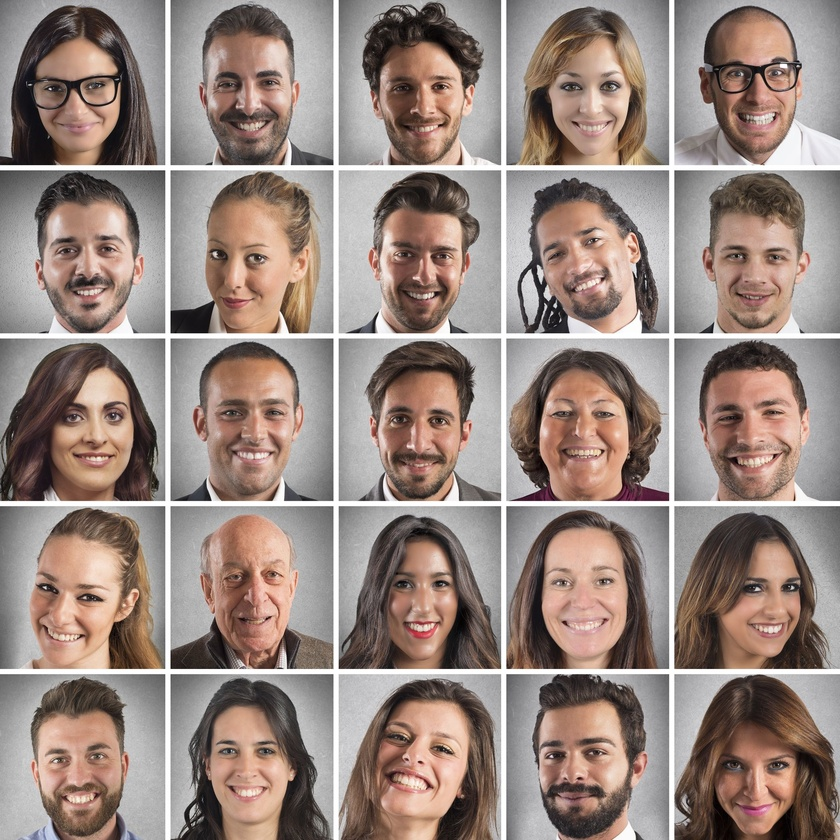
#> input picture pp.jpg, 840 x 840 px, shrunk from 2048 x 2048 before the run
$ python image_face.py
#> lines starting #> are read from the running program, lines starting #| are printed output that depends on the picture; after the words box and inside, x2 and y2 are one past the last pixel; in counts of white or black regions, pixels touching at a corner belong together
import cv2

#Create a CascadeClassifier Object:
face_cascade = cv2.CascadeClassifier('haarcascade_frontalface_default.xml')

#Reading the image as it is:
img= cv2.imread("pp.jpg")
#> img is the input picture: shape (840, 840, 3); mean B, G, R 128.2, 135.6, 152.4

#Reading the image as GrayScale:
gray_img = cv2.cvtColor(img, cv2.COLOR_BGR2GRAY)
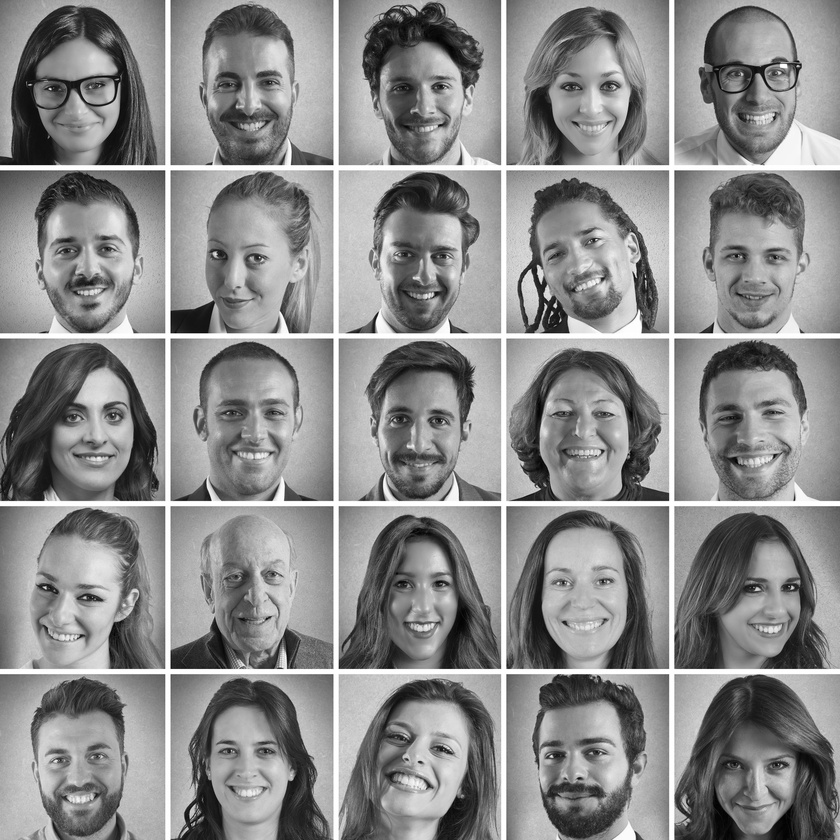
#> gray_img: shape (840, 840); min 0, max 255, mean 139.8

#Search co-ordinates of the image:
faces=face_cascade.detectMultiScale(gray_img, 1.1, 4)
#> faces = 25 rows, first 6: [730, 557, 85, 85], [24, 43, 109, 109], [376, 45, 104, 104], [196, 712, 103, 103], [701, 215, 107, 107], [43, 375, 105, 105]

print(type(faces))
#| <class 'numpy.ndarray'>
print(faces)
#> (printed output is left out)

for x,y,w,h in faces:
    img= cv2.rectangle(img, (x,y), (x+w, y+h), (0, 255, 0), 3)
#> this loop made 25 passes
#> (x, y, w, h) on passes 1 to 12: (730, 557, 85, 85), (24, 43, 109, 109), (376, 45, 104, 104), (196, 712, 103, 103), (701, 215, 107, 107), (43, 375, 105, 105), (376, 548, 96, 96), (705, 729, 100, 100), (537, 46, 104, 104), (373, 215, 103, 103), (530, 373, 109, 109), (526, 535, 115, 115)
#> pass 1, `img= cv2.rectangle(img, (x,y), (x+w, y+h), (0, 255, 0), 3)`:
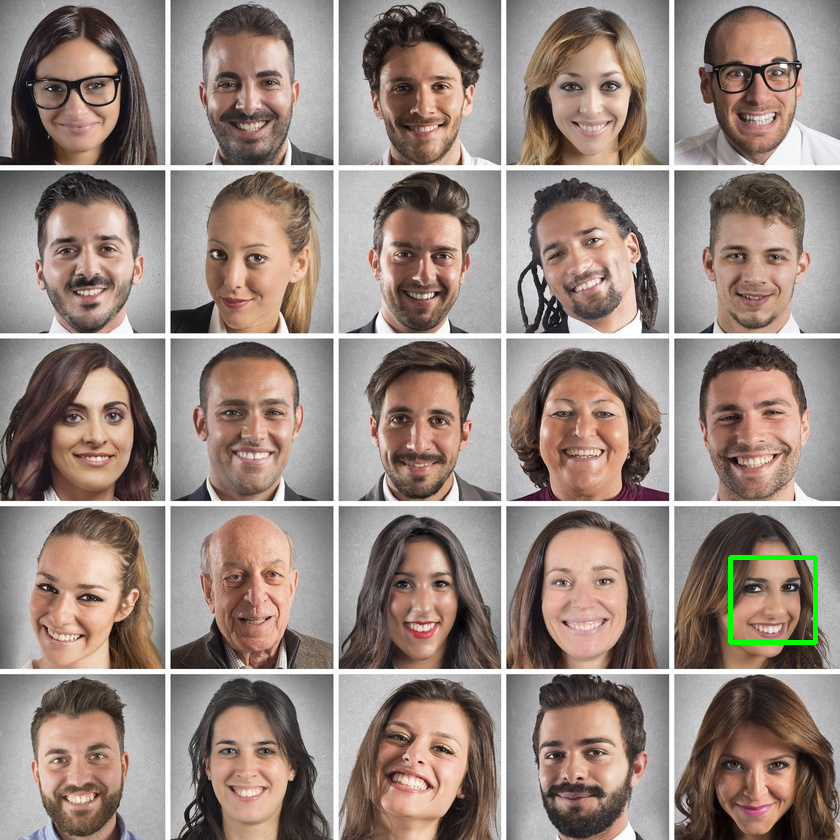
#> img: shape (840, 840, 3); 0.24% of pixels changed, all inside (x1, y1, x2, y2) = (728, 555, 818, 645)
#> pass 2, `img= cv2.rectangle(img, (x,y), (x+w, y+h), (0, 255, 0), 3)`:
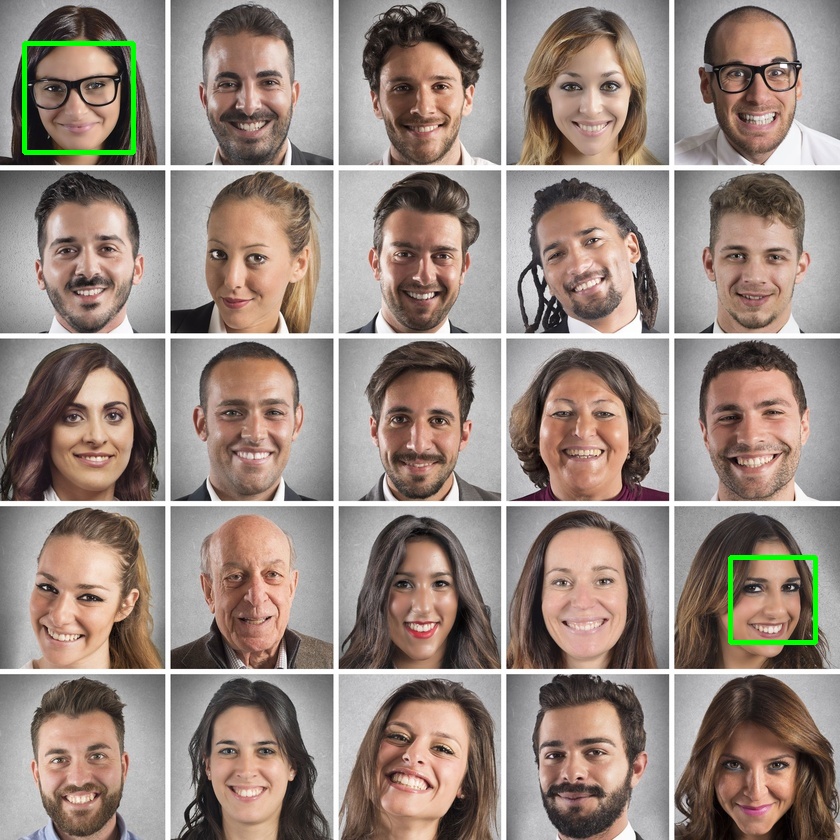
#> img: shape (840, 840, 3); 0.31% of pixels changed, all inside (x1, y1, x2, y2) = (22, 41, 136, 155)
#> pass 3, `img= cv2.rectangle(img, (x,y), (x+w, y+h), (0, 255, 0), 3)`:
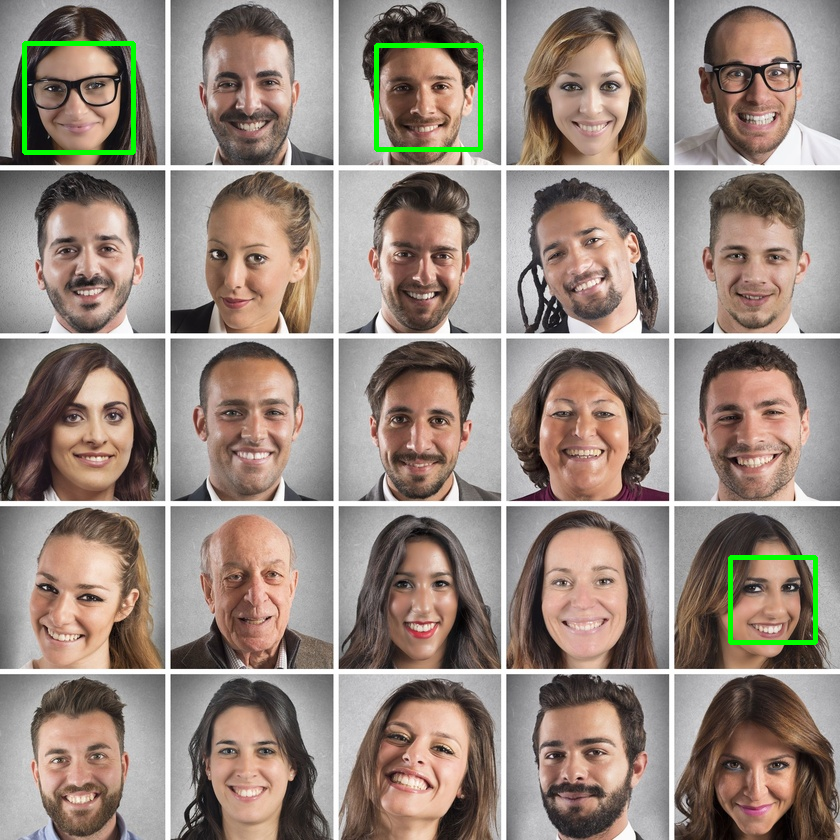
#> img: shape (840, 840, 3); 0.29% of pixels changed, all inside (x1, y1, x2, y2) = (374, 43, 483, 152)
#> after the loop:
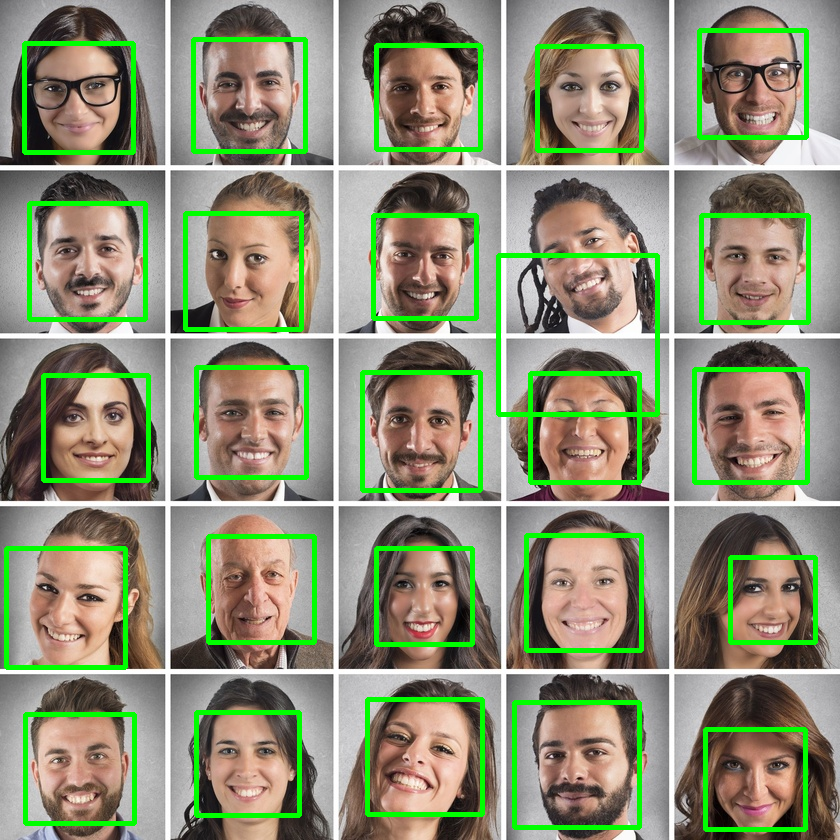
#> img: shape (840, 840, 3); 6.95% of pixels changed, all inside (x1, y1, x2, y2) = (4, 28, 811, 832)


cv2.imshow("Gray", img)

cv2.waitKey(0)

cv2.destroyAllWindows()
